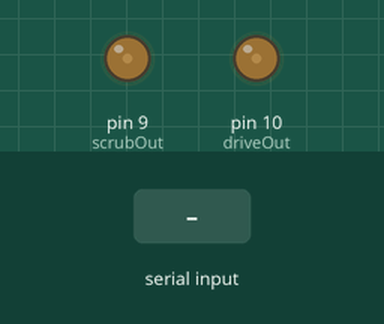
A sketch run on a simulated Arduino Uno, built with avr-gcc and run on an emulated ATmega328P. Parts: output pins drawn as LEDs (lit = HIGH). The inputs (shaded band) are chosen by the test bench.

Above: at 1.7 s.
1.8 s: "d90\n" received over Serial
At 2.4 s:
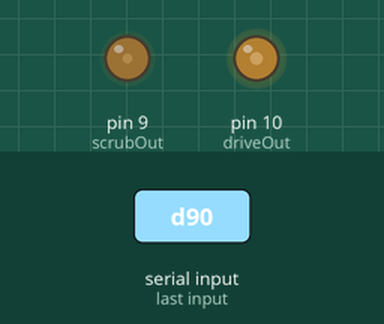
3.3 s: "b90\n" received over Serial
At 3.6 s:
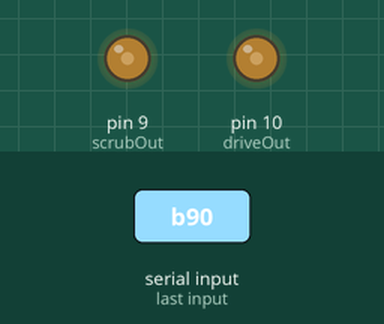
4.8 s: "d,45\n" received over Serial
At 6.0 s:
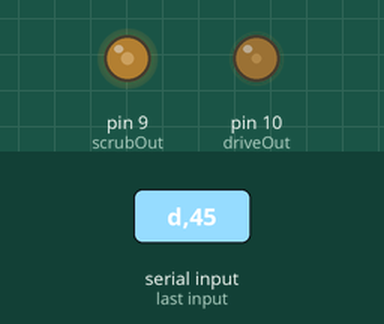
6.3 s: "b,45\n" received over Serial
At 7.1 s:
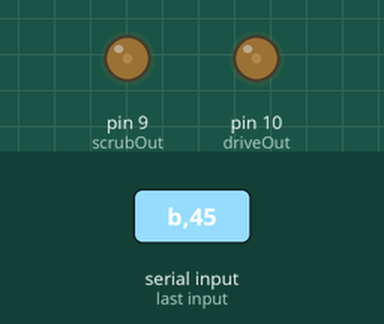
Timing chart, 0 to 8.8 s (numbered marks = the images above; inputs shaded):
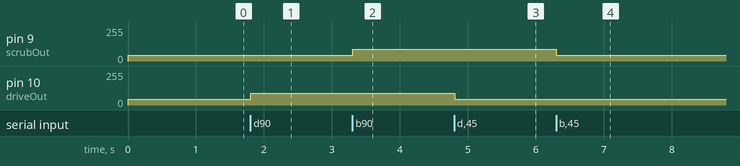

Measured:
- after the input at 1.8 s, pin 10 (driveOut): 43/255 → 90/255 at once
- after the input at 3.3 s, pin 9 (scrubOut): 43/255 → 90/255 at once
- after the input at 4.8 s, pin 10 (driveOut): 90/255 → 43/255 at once
- after the input at 6.3 s, pin 9 (scrubOut): 90/255 → 43/255 at once

The sketch:

duino_MotorControl.ino
```cpp
#define driveOut 10
#define scrubOut 9
float dutyD = 0;
float dutyS = 0;
unsigned long time = 0;


void setup(){
  Serial.begin(9600);
  // while(!Serial){
  //   ; // wait for serial port to connect. Needed for native USB
  // }
  pinMode(driveOut, OUTPUT);
  pinMode(scrubOut, OUTPUT);
  TCCR1B &= ~2;
  analogWrite(driveOut, 43);
  analogWrite(scrubOut, 43);
  delay(500);
}

void loop(){

  if (Serial.available() > 0){
    String data = Serial.readStringUntil('\n');
    // Serial.println(data);
    if(data[0] == 'd'){
      data.remove(0, 1);
      dutyD = data.toInt();
      // Serial.println("Drive speed updated to duty: " + String(dutyD));
      // Serial.println(dutyD);
      time = millis();
    } else if(data[0] == 'b'){
      data.remove(0, 1);
      dutyS = data.toInt();
      // Serial.println("Scrub speed updated to duty: " + String(dutyS));
      // Serial.println(dutyS);
      time = millis();
     } //else{
    //   Serial.println("You sent me jibberish!");
    // }

  } else if (!Serial){ //if serial port connection is closed don't command motors
    dutyD = 0;
    dutyS = 0;
  }

  if (dutyD > 255) dutyD = 0;
  //else if (dutyD < 0) dutyD = 0;
  else if (dutyD > 192) dutyD = 192;
  else if (dutyD < 43) dutyD = 43;
  if (dutyS > 255) dutyS = 0;
  //else if (dutyS < 0) dutyS = 0;
  else if (dutyS > 205) dutyS = 205;
  else if (dutyS < 43) dutyS = 43;

  analogWrite(driveOut, dutyD);
  analogWrite(scrubOut, dutyS);
}
```
